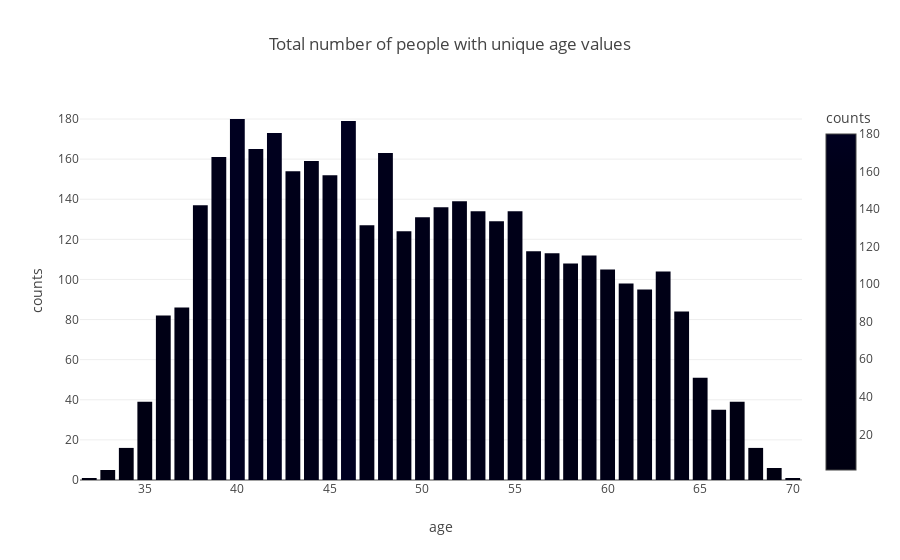

Here is the notebook cell this chart was saved with:
### Code cell
temp_df = value_counts_to_dataframe('age')
px.bar(data_frame = temp_df, x = 'age', y = 'counts', color = 'counts', 
       title = 'Total number of people with unique age values')

### Figure 1 — Plotly figure (JSON) as saved in the notebook; plotly's stock layout.template omitted (floating-point values rounded to 4 significant figures)
{"data": [{"alignmentgroup": "True", "hovertemplate": "age=%{x}<br>counts=%{marker.color}<extra></extra>", "legendgroup": "", "marker": {"color": [1, 5, 16, 39, 82, 86, 137, 161, 180, 165, 173, 154, 159, 152, 179, 127, 163, 124, 131, 136, 139, 134, 129, 134, 114, 113, 108, 112, 105, 98, 95, 104, 84, 51, 35, 39, 16, 6, 1], "coloraxis": "coloraxis", "pattern": {"shape": ""}}, "name": "", "offsetgroup": "", "orientation": "v", "showlegend": false, "textposition": "auto", "type": "bar", "x": [32, 33, 34, 35, 36, 37, 38, 39, 40, 41, 42, 43, 44, 45, 46, 47, 48, 49, 50, 51, 52, 53, 54, 55, 56, 57, 58, 59, 60, 61, 62, 63, 64, 65, 66, 67, 68, 69, 70], "xaxis": "x", "y": [1, 5, 16, 39, 82, 86, 137, 161, 180, 165, 173, 154, 159, 152, 179, 127, 163, 124, 131, 136, 139, 134, 129, 134, 114, 113, 108, 112, 105, 98, 95, 104, 84, 51, 35, 39, 16, 6, 1], "yaxis": "y"}], "layout": {"barmode": "relative", "coloraxis": {"colorbar": {"title": {"text": "counts"}}, "colorscale": [[0, "#000011"], [0.1111, "#000012"], [0.2222, "#000013"], [0.3333, "#000014"], [0.4444, "#000015"], [0.5556, "#000016"], [0.6667, "#000017"], [0.7778, "#000018"], [0.8889, "#000019"], [1, "#000020"]]}, "legend": {"tracegroupgap": 0}, "title": {"text": "Total number of people with unique age values"}, "xaxis": {"anchor": "y", "domain": [0, 1], "title": {"text": "age"}}, "yaxis": {"anchor": "x", "domain": [0, 1], "title": {"text": "counts"}}}}
